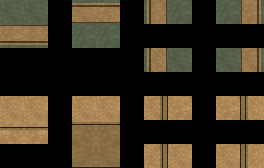

A level layout from a 2D game, rendered from its tile map. Below: a short description, then the map file with its tile-grid data intact:
An orthogonal 11x7 tile map with 24x24 px tiles, 4 tile layers (Regions, Input_BG2, InputNot_BG2, Output_BG2), 8 tilesets.

<map version="1.0" orientation="orthogonal" width="11" height="7" tilewidth="24" tileheight="24">
 <tileset firstgid="1" name="processing" tilewidth="24" tileheight="24">
  <image source="../../tiles/processing.png" width="48" height="48" />
 </tileset>
 <tileset firstgid="5" name="0 0 0" tilewidth="24" tileheight="24">
  <image source="../../tiles/0 0 0.png" width="288" height="288" />
 </tileset>
 <tileset firstgid="149" name="0 0 1" tilewidth="24" tileheight="24">
  <image source="../../tiles/0 0 1.png" width="264" height="288" />
 </tileset>
 <tileset firstgid="281" name="0 0 -1" tilewidth="24" tileheight="24">
  <image source="../../tiles/0 0 -1.png" width="264" height="288" />
 </tileset>
 <tileset firstgid="413" name="0 1 0" tilewidth="24" tileheight="24">
  <image source="../../tiles/0 1 0.png" width="264" height="288" />
 </tileset>
 <tileset firstgid="545" name="0 -1 0" tilewidth="24" tileheight="24">
  <image source="../../tiles/0 -1 0.png" width="264" height="288" />
 </tileset>
 <tileset firstgid="677" name="1 0 0" tilewidth="24" tileheight="24">
  <image source="../../tiles/1 0 0.png" width="264" height="288" />
 </tileset>
 <tileset firstgid="809" name="-1 0 0" tilewidth="24" tileheight="24">
  <image source="../../tiles/-1 0 0.png" width="264" height="288" />
 </tileset>
 <layer name="Regions" width="11" height="7">
  <data encoding="csv">
3,3,0,3,3,0,3,3,0,3,3,
3,3,0,3,3,0,0,0,0,0,0,
0,0,0,0,0,0,3,3,0,3,3,
0,0,0,0,0,0,0,0,0,0,0,
3,3,0,3,3,0,3,3,0,3,3,
3,3,0,3,3,0,0,0,0,0,0,
0,0,0,3,3,0,3,3,0,3,3
</data>
 </layer>
 <layer name="Input_BG2" width="11" height="7">
  <data encoding="csv">
0,0,0,139,140,0,128,0,0,0,127,
127,128,0,0,0,0,0,0,0,0,0,
0,0,0,0,0,0,140,0,0,0,139,
0,0,0,0,0,0,0,0,0,0,0,
0,0,0,19,20,0,8,0,0,0,7,
7,8,0,0,0,0,0,0,0,0,0,
0,0,0,0,0,0,20,0,0,0,19
</data>
 </layer>
 <layer name="InputNot_BG2" width="11" height="7">
  <data encoding="csv">
139,140,0,0,0,0,0,127,0,128,0,
0,0,0,127,128,0,0,0,0,0,0,
0,0,0,0,0,0,0,139,0,140,0,
0,0,0,0,0,0,0,0,0,0,0,
19,20,0,0,0,0,0,7,0,8,0,
0,0,0,7,8,0,0,0,0,0,0,
0,0,0,19,20,0,0,19,0,20,0
</data>
 </layer>
 <layer name="Output_BG2" width="11" height="7">
  <data encoding="csv">
0,0,0,65,66,0,102,0,0,0,101,
53,54,0,0,0,0,0,0,0,0,0,
0,0,0,0,0,0,114,0,0,0,113,
0,0,0,0,0,0,0,0,0,0,0,
0,0,0,19,20,0,16,0,0,0,15,
86,87,0,110,111,0,0,0,0,0,0,
0,0,0,122,123,0,28,0,0,0,27
</data>
 </layer>
</map>
